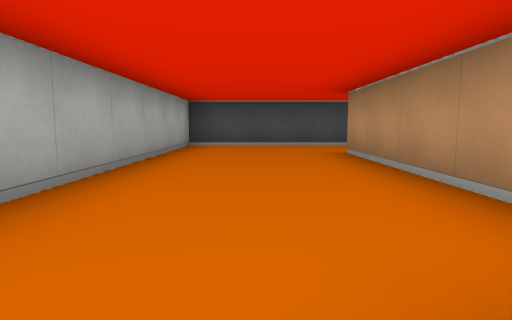
view 1 (above)

13 first-person views from a walk through a cub3D maze. The camera is about half as high as the walls, tilts 6° down and sees 75° across. The floor is counted in squares. Each view is taken from the middle of a square. On the plan, view 1 faces up. The plan holds only what a view shows up to about 9 squares ahead; the rest is blank.

view 2
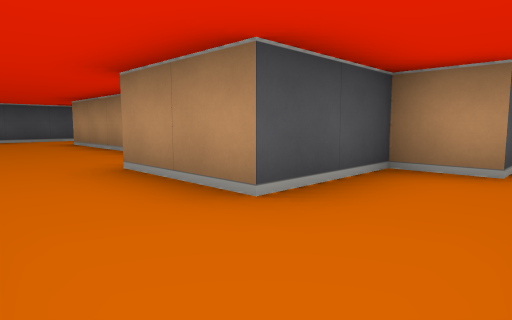

view 3
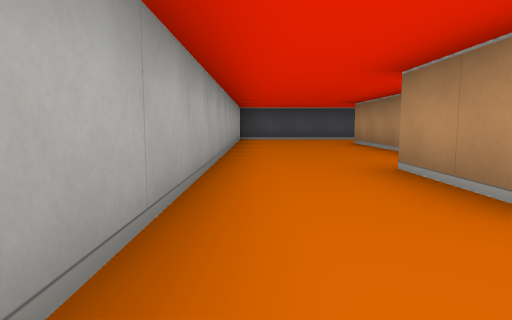

view 4
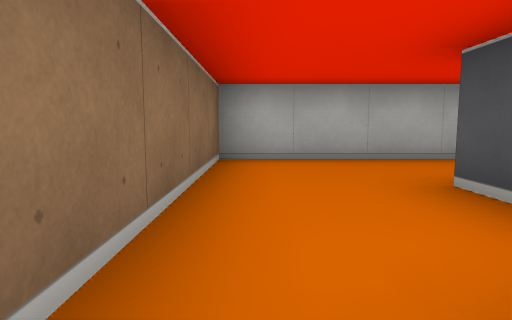

view 5
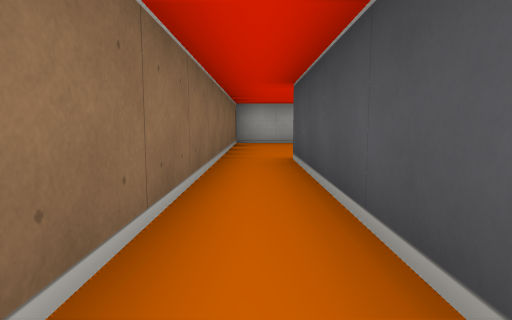

view 6
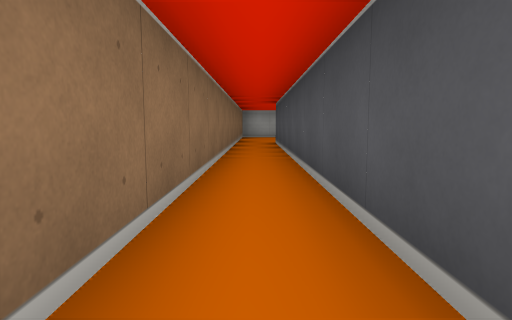

view 7
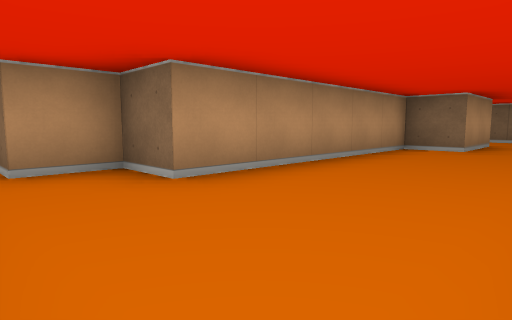

view 8
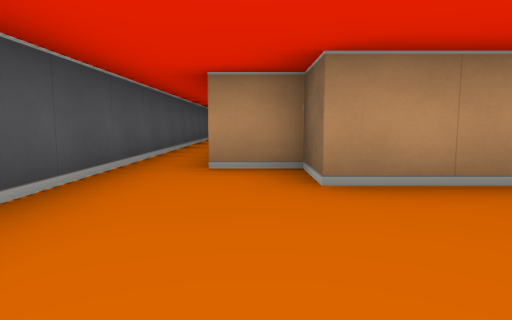

view 9
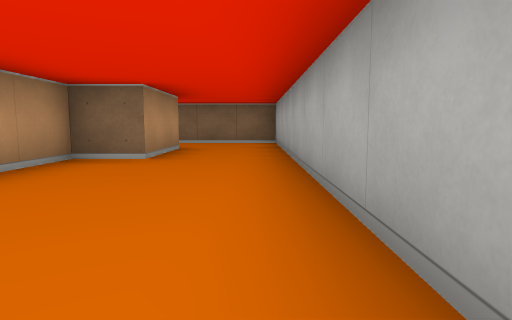

view 10
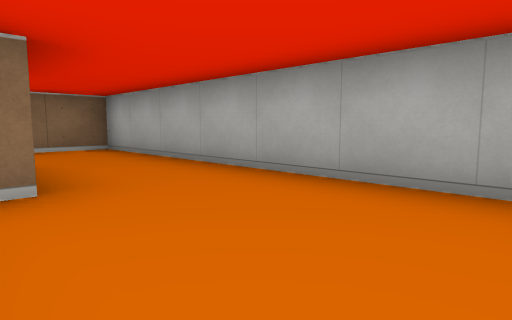

view 11
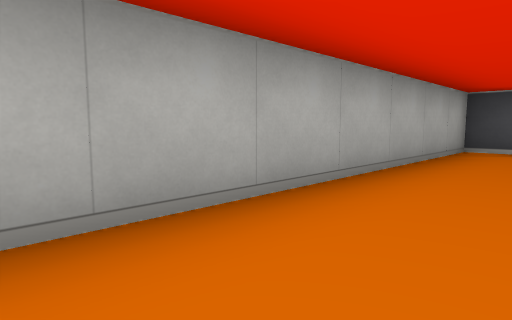

view 12
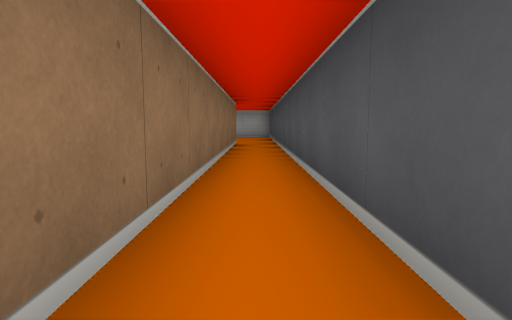

view 13
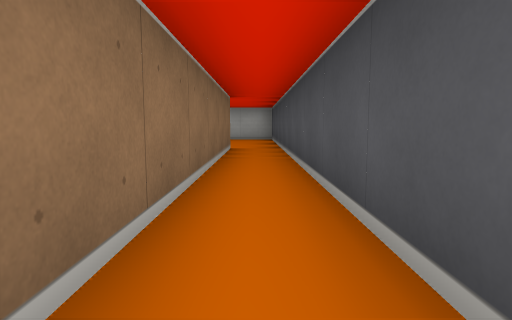

### Floor plan
Points are (right, up) in squares from view 1. A wall is a line through its corners. A room is listed if a view was taken in it or the views show most of it. See-through windows are left out.
Room 1 (views 1, 2, 3, 7, 8, 9, 10, 11)
walls: (2.5, -2.5) (2.5, -1.5) (0.5, -1.5) (0.5, 0.5) (1.5, 0.5) (1.5, 5.5) (2.5, 5.5) (2.5, 6.5); (2.5, 7.5) (-1.5, 7.5) (-1.5, -3.5) (2.5, -3.5)
ways out: opening at (3, -3) to room 2; opening at (2, 7) to room 3
Room 2 (views 4, 5, 6)
walls: (10.5, -2.5) (2.5, -2.5); (2.5, -3.5) (10.5, -3.5)
ways out: opening at (3, -3) to room 1
Room 3 (views 12, 13)
walls: (10.5, 7.5) (2.5, 7.5); (2.5, 6.5) (10.5, 6.5)
ways out: opening at (2, 7) to room 1

Positions as (right, up) in squares from view 1, and headings:
1: (0, 0), facing up
2: (-1, -3), facing up-right
3: (-1, -3), facing up
4: (3, -3), facing left
5: (7, -3), facing left
6: (11, -3), facing left
7: (-1, 7), facing down-right
8: (-1, 6), facing right
9: (-1, 5), facing down
10: (1, 3), facing down-left
11: (0, 1), facing up-left
12: (11, 7), facing left
13: (9, 7), facing left
